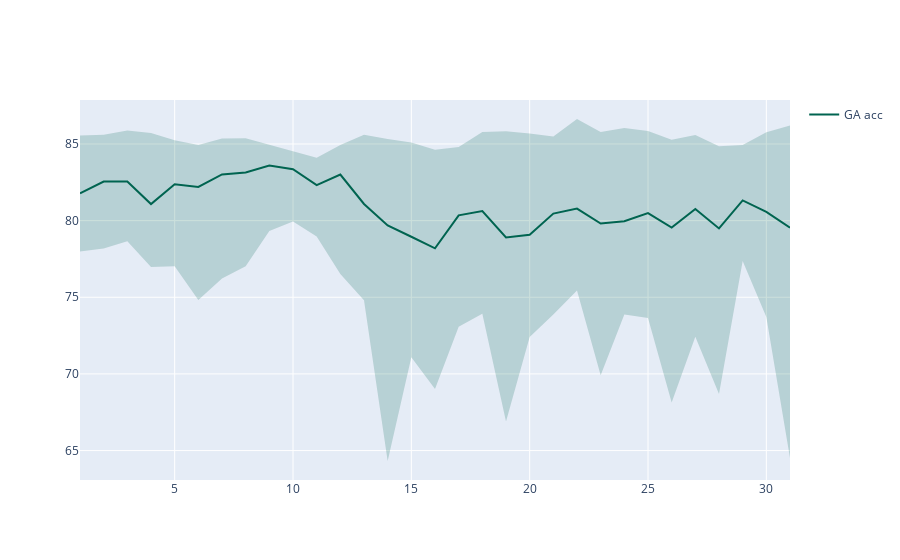

The code cell stored with this chart in its notebook:
### Code cell
data_path = 'C:/Users/82103/Desktop/datascience/1219_code/basic_model/logs/__New_main_experiment_1_GA_30gen/'
json2graph(data_path,0)
